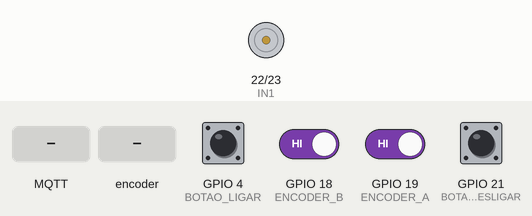
Recording of a sketch running on a simulated ESP32. On the bench: motor-driver pin pairs drawn as motors (green arrow = first pin HIGH = forward, orange = second pin HIGH = backward, longer = more drive, scaled by the enable pin). The inputs (shaded band) are chosen by the test bench; at power-on: GPIO 4 (BOTAO_LIGAR), GPIO 18 (ENCODER_B), GPIO 19 (ENCODER_A), GPIO 21 (BOTAO_DESLIGAR) HIGH. WiFi joins after 1.5 s; servers stay silent unless stated; no MQTT or app messages arrive unless stated; what the sketch prints to the serial monitor is not drawn.

Above: at 2.7 s.
2.8 s: GPIO 4 (BOTAO_LIGAR) pulled LOW for 0.15 s
4.4 s: MQTT message "5" arrives on the second subscribed topic
At 5.43 s:
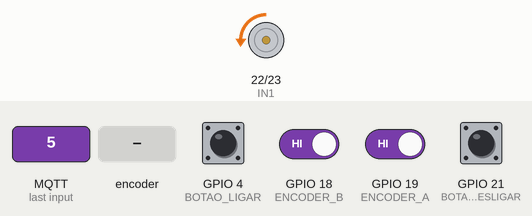
7.4 s: GPIO 21 (BOTAO_DESLIGAR) pulled LOW for 0.15 s
9.0 s: MQTT message "true" arrives on the first subscribed topic
At 11.14 s:
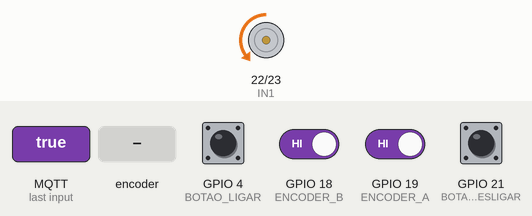
12.0 s: rotary encoder on GPIO 19 (ENCODER_A) / GPIO 18 (ENCODER_B) turned 1 step (first pin leading)
At 12.5 s:
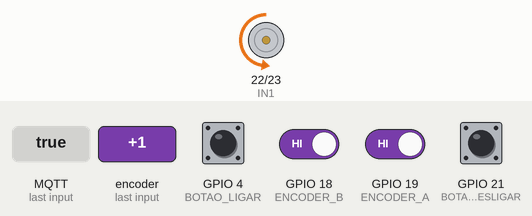
15.0 s: MQTT message "false" arrives on the first subscribed topic
Timing chart, 0 to 17.5 s (numbered marks = the images above; inputs shaded):
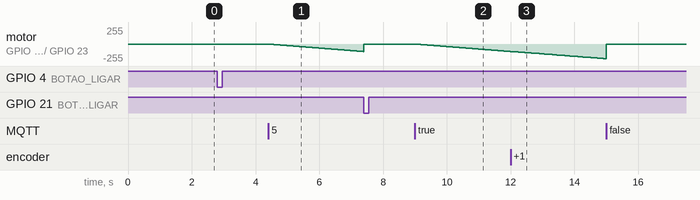

Measured:
- after the input at 2.8 s, every drawn part: stays the same
- after the input at 4.4 s, motor on GPIO 22 (IN1) / GPIO 23 (IN2): moves from stopped to backward 113/255 over 3.0 s, starting at once
- after the input at 9.0 s, motor on GPIO 22 (IN1) / GPIO 23 (IN2): moves from stopped to backward 113/255 over 3.0 s, starting at once

The sketch:

Implementacao_ControlePID_MQTT.ino
```cpp
/*
  ============================================================================
  PROJETO DE TCC – SISTEMA DE CONTROLE DE VELOCIDADE PARA MOTOR DC
  ============================================================================
  Autores: Carlos Henrique Sibaldo Torres de Lira
           João Paulo Sibaldo Torres de Lira
  Curso: Bacharelado em Engenharia de Controle e Automação
  Descrição: Este código implementa um sistema embarcado baseado na ESP32
             para controle de velocidade de um motor DC utilizando um
             controlador PID com anti-windup e filtro derivativo. O sistema
             também realiza a aquisição de dados via encoder em quadratura
             e comunicação com um supervisório via protocolo MQTT.
*/

#include <WiFi.h>
#include <PubSubClient.h>

// ========== CONFIGURAÇÕES DO ENCODER ==========
#define ENCODER_A 19
#define ENCODER_B 18
#define PPR 11                           // Pulsos por rotação do encoder
#define GEAR_RATIO 45.0                  // Relação de redução do motorredutor
#define PPR_TOTAL (PPR * GEAR_RATIO * 4) // Total de pulsos considerando quadratura completa

volatile long contagemPulsos = 0;
volatile bool ultimoEstadoA = 0;
volatile bool ultimoEstadoB = 0;
unsigned long tempoAnterior = 0;
float rpm_motor = 0;
float rpm_saida = 0;

// Tempo acumulado (em centésimos de segundo)
unsigned long tempoAcumulado = 0;        // Tempo acumulado de operação

// ========== CONFIGURAÇÕES DO WIFI ==========
const char *ssid = "EDIJANIO_VLINK FBIRA";
const char *senha = "jano@7564";

// ========== CONFIGURAÇÕES DE MQTT ==========
const char *broker_mqtt = "192.168.0.104";
const int porta_mqtt = 1883;
WiFiClient espClient;
PubSubClient client(espClient);

// ========== CONFIGURAÇÕES DO MOTOR ==========
#define IN1 22
#define IN2 23
#define PWM_PIN 32
int duty_pwm = 0;

// ========== CONTROLE PID COM FILTRO DERIVATIVO E ANTI-WINDUP ==========
float Kp = 0.467;         // Ganho proporcional
float Ki = 0.467/0.0627;    // Ganho integral
float Kd = 0.467*0.00948;   // Ganho derivativo
float alpha = 0.125;        // Coeficiente do filtro derivativo
float Td = 0.00948;         // Constante de tempo derivativa
float Tt = 0.0244;           // Constante de tempo para anti-windup
float T = 0.05;           // Período de amostragem (50 ms)
float setpoint = 0.0;     // Inicializa o setpoint

// Variáveis de estado do controlador PID
float erro_anterior = 0.0;
float I_anterior = 0.0;   // Termo integral anterior
float d_anterior = 0.0;   // Termo derivativo filtrado anterior
float es = 0.0;  // Erro de saturação
float es_anterior = 0.0;  // Erro de saturação anterior
float saida_pwm = 0.0;

// Coeficientes pré-calculados para o termo derivativo
float A = 0.0;
float B = 0.0;

// Limites de saturação
float u_min = 0.0;
float u_max = 255.0;

// ========== BOTÕES FÍSICOS DE CONTROLE ==========
#define BOTAO_LIGAR 4
#define BOTAO_DESLIGAR 21

bool estadoMQTT = false;
bool estadoFisico = false;
bool motorLigado = false;

// ========================== IMPORTANTE ==========================
// Os botões físicos de ligar e desligar foram incluídos no código
// por questões de robustez e possíveis expansões do projeto,
// porém, nesta aplicação prática, o motor é controlado **exclusivamente**
// via supervisórios (local - Node-RED / remoto - Firebase).
// A estrutura dos botões permanece como base para trabalhos futuros.
// ================================================================

// Variáveis para debounce dos botões físicos
unsigned long debounceDelay = 50;
unsigned long ultimoTempoLigar = 0;
unsigned long ultimoTempoDesligar = 0;
int estadoAnteriorLigar = HIGH;
int estadoAnteriorDesligar = HIGH;


// ========== FUNÇÃO DE INICIALIZAÇÃO DO MOTOR ==========
void iniciar_motor() {
  pinMode(IN1, OUTPUT);
  pinMode(IN2, OUTPUT);
  digitalWrite(IN1, LOW);
  digitalWrite(IN2, HIGH);

  bool sucesso = ledcAttach(PWM_PIN, 1000, 8);
  if (!sucesso) {
    Serial.println("Erro ao configurar PWM!");
    while (true);
  }

  ledcWrite(PWM_PIN, 0);
}

// ========== FUNÇÃO PARA INICIAR OS BOTÕES ==========
void iniciar_botoes() {
  pinMode(BOTAO_LIGAR, INPUT_PULLUP);
  pinMode(BOTAO_DESLIGAR, INPUT_PULLUP);
}

// ========== INTERRUPÇÕES DO ENCODER (QUADRATURA OTIMIZADA) ==========
void IRAM_ATTR lerEncoder() {
  // Leitura rápida dos estados atuais
  bool estadoA = digitalRead(ENCODER_A);
  bool estadoB = digitalRead(ENCODER_B);

  // Tabela de estados para quadratura (mais eficiente)
  // Combinação dos estados: (ultimoA << 1) | ultimoB para estado anterior
  // (estadoA << 1) | estadoB para estado atual
  int estadoAnterior = (ultimoEstadoA << 1) | ultimoEstadoB;
  int estadoAtual = (estadoA << 1) | estadoB;

  // Tabela de lookup para incremento/decremento baseada na transição
  // Sequência horária: 00 -> 01 -> 11 -> 10 -> 00
  // Sequência anti-horária: 00 -> 10 -> 11 -> 01 -> 00
  static const int8_t tabelaQuadratura[16] = {
    0,  1, -1,  0,   // Estado anterior: 00
   -1,  0,  0,  1,   // Estado anterior: 01
    1,  0,  0, -1,   // Estado anterior: 10
    0, -1,  1,  0    // Estado anterior: 11
  };

  // Incrementa/decrementa baseado na transição
  contagemPulsos += tabelaQuadratura[estadoAnterior * 4 + estadoAtual];

  // Atualiza estados anteriores
  ultimoEstadoA = estadoA;
  ultimoEstadoB = estadoB;
}

// ========== INICIALIZAÇÃO DA SERIAL E ENCODER ==========
void iniciar_serial() {
  Serial.begin(115200);

  // Configuração dos pinos do encoder
  pinMode(ENCODER_A, INPUT_PULLUP);
  pinMode(ENCODER_B, INPUT_PULLUP);

  // Leitura inicial dos estados
  ultimoEstadoA = digitalRead(ENCODER_A);
  ultimoEstadoB = digitalRead(ENCODER_B);

  // Configuração das interrupções para ambos os canais (qualquer mudança)
  attachInterrupt(digitalPinToInterrupt(ENCODER_A), lerEncoder, CHANGE);
  attachInterrupt(digitalPinToInterrupt(ENCODER_B), lerEncoder, CHANGE);
}

// ========== INICIALIZAÇÃO DO CONTROLADOR PID ==========
void iniciar_pid() {
  // Pré-cálculo dos coeficientes para o termo derivativo
  A = Kd / (alpha * Td + T/2);
  B = (T/2 - alpha * Td) / (alpha * Td + T/2);

  // Inicializa variáveis de estado do PID
  erro_anterior = 0.0;
  I_anterior = 0.0;
  d_anterior = 0.0;
  es = 0.0;
  es_anterior = 0.0;
}

// ========== INICIALIZAÇÃO DO WIFI ==========
void iniciar_wifi() {
  WiFi.begin(ssid, senha);
  Serial.println("Conectando ao WiFi...");
  while (WiFi.status() != WL_CONNECTED) {
    delay(100);
    Serial.print(".");
  }
  Serial.println("\nConectado!");
  Serial.print("IP da ESP32: ");
  Serial.println(WiFi.localIP());
}

// ========== INICIALIZAÇÃO DO CLIENTE MQTT ==========
void iniciar_mqtt() {
  client.setServer(broker_mqtt, porta_mqtt);  // Configura o broker MQTT
  client.setCallback(callback_mqtt);          // Define a função de callback para recebimento de mensagens
  while (!client.connected()) {               // Conecta ao broker MQTT
    String client_id = "esp32-client-" + String(WiFi.macAddress());
    Serial.print("Conectando ao broker MQTT... ");
    if (client.connect(client_id.c_str())) {
      Serial.println("Conectado ao broker!");
      client.subscribe("IFPBCajazeiras/usuario01/acionamento");  // Assina o tópico "IFPBCajazeiras/usuario01/acionamento" para controle do motor
      client.subscribe("IFPBCajazeiras/usuario01/setpoint");  // Assina o novo tópico para IFPBCajazeiras/usuario01/setpoint
    } else {
      Serial.print("Falha, código: ");
      Serial.println(client.state());
      delay(2000);  // Espera 2 segundos antes de tentar novamente
    }
  }
}

// ========== FUNÇÃO DE CALLBACK PARA MENSAGENS MQTT ==========
void callback_mqtt(char *topico, byte *mensagem, unsigned int comprimento) {
  String conteudo = "";
  for (int i = 0; i < comprimento; i++) {
    conteudo += (char)mensagem[i];  // Converte a mensagem recebida para string
  }

  if (String(topico) == "IFPBCajazeiras/usuario01/acionamento") {
    // Controle de acionamento do motor via MQTT
    if (conteudo == "true") {
      estadoMQTT = true;  // Ativa o controle via MQTT
      Serial.println("Node-RED: LIGAR");
    } else if (conteudo == "false") {
      estadoMQTT = false;  // Desativa o controle via MQTT
      Serial.println("Node-RED: DESLIGAR");
    }
  } else if (String(topico) == "IFPBCajazeiras/usuario01/setpoint") {
    // Atualiza o setpoint com a mensagem recebida via MQTT
    setpoint = conteudo.toFloat();  // Converte a string recebida para um valor float
    Serial.print("Novo setpoint recebido: ");
    Serial.println(setpoint);  // Exibe o novo setpoint no Serial Monitor
  }
}

// ========== VERIFICAÇÃO DOS BOTÕES FÍSICOS COM DEBOUNCE ==========
void verificar_botoes() {
  int leituraLigar = digitalRead(BOTAO_LIGAR);
  int leituraDesligar = digitalRead(BOTAO_DESLIGAR);

  if (estadoAnteriorLigar == HIGH && leituraLigar == LOW && millis() - ultimoTempoLigar > debounceDelay) {
    estadoFisico = true;
    Serial.println("Botão físico LIGAR pressionado");
    ultimoTempoLigar = millis();
  }

  if (estadoAnteriorDesligar == HIGH && leituraDesligar == LOW && millis() - ultimoTempoDesligar > debounceDelay) {
    estadoFisico = false;
    Serial.println("Botão físico DESLIGAR pressionado");
    ultimoTempoDesligar = millis();
  }

  estadoAnteriorLigar = leituraLigar;
  estadoAnteriorDesligar = leituraDesligar;
}

// ========== ATUALIZAÇÃO DO PWM COM PID, ANTI-WINDUP E FILTRO DERIVATIVO ==========
void atualizar_pwm_pid() {
  // Erro atual
  float erro = setpoint - rpm_saida;

  // 1. Termo proporcional
  float P = Kp * erro;

  // 2. Termo integral com anti-windup
  float I = I_anterior + (T/2)* Ki * (erro + erro_anterior) + (T / (2*Tt)) * (es + es_anterior);

  // 3. Termo derivativo com filtro
  float d = A * (erro - erro_anterior) - B * d_anterior;

  // 4. Soma dos termos para obter a saída do controlador
  float u = P + I + d;

  // 5. Implementação da saturação
  float u_sat = u;
  if (u > u_max) {
    u_sat = u_max;
  } else if (u < u_min) {
    u_sat = u_min;
  }

  // 6. Cálculo do erro de saturação para anti-windup
  es_anterior = es;
  es = u_sat - u;

  // 7. Atualização das variáveis de estado para a próxima iteração
  erro_anterior = erro;
  I_anterior = I;
  d_anterior = d;

  // Envia erro para visualização remota
  String mensagemErro = String(erro);
  char msgErroChar[20];
  mensagemErro.toCharArray(msgErroChar, 20);
  client.publish("IFPBCajazeiras/usuario01/erro", msgErroChar);

  // Aplica a saída saturada no PWM
  saida_pwm = u_sat;
  ledcWrite(PWM_PIN, (int)saida_pwm);

  // Depuração serial
  Serial.print("SP:");
  Serial.print(setpoint);
  Serial.print(" RPM:");
  Serial.print(rpm_saida);
  Serial.print(" Erro:");
  Serial.print(erro);
  Serial.print(" P:");
  Serial.print(P);
  Serial.print(" I:");
  Serial.print(I);
  Serial.print(" D:");
  Serial.print(d);
  Serial.print(" PWM:");
  Serial.println((int)saida_pwm);
}

// ========== CÁLCULO E PUBLICAÇÃO DA VELOCIDADE EM RPM ==========
void atualizar_rpm() {
  unsigned long tempoAtual = millis();
  if (tempoAtual - tempoAnterior >= 50) {
    tempoAnterior = tempoAtual;

    float fator_calibracao = 1.0;
    // Cálculo de RPM com quadratura completa (4x resolução)
    float rpm_calc = (abs(contagemPulsos) / (float)(PPR * 4)) * 1200.0 * fator_calibracao;
    contagemPulsos = 0;

    if (motorLigado) {
      rpm_motor = rpm_calc;
      rpm_saida = rpm_motor / GEAR_RATIO;
      tempoAcumulado += 5;
    } else {
      rpm_motor = 0;
      rpm_saida = 0;
      tempoAcumulado = 0;
    }

    // Publica MQTT
    String mensagem = String(rpm_saida);
    char msgChar[20];
    mensagem.toCharArray(msgChar, 20);
    client.publish("IFPBCajazeiras/usuario01/velocidade", msgChar);

    String tempoMsg = String(tempoAcumulado / 100.0, 2);
    char tempoChar[20];
    tempoMsg.toCharArray(tempoChar, 20);
    client.publish("IFPBCajazeiras/usuario01/Time", tempoChar);

    // Aplica controle PID
    if (motorLigado) {
      atualizar_pwm_pid();
    }
  }
}

// ========== FUNÇÃO DE CONFIGURAÇÃO INICIAL ==========
void setup() {
  iniciar_serial();
  iniciar_wifi();
  iniciar_mqtt();
  iniciar_motor();
  iniciar_botoes();
  iniciar_pid();  // Inicializa os parâmetros do PID
}

// ========== LOOP PRINCIPAL DO SISTEMA ==========
void loop() {
  client.loop();
  verificar_botoes();

  motorLigado = estadoMQTT || estadoFisico;

  if (!motorLigado) {
    ledcWrite(PWM_PIN, 0);

    // Resetar as variáveis do controlador PID quando o motor estiver desligado
    erro_anterior = 0.0;
    I_anterior = 0.0;
    d_anterior = 0.0;
    es = 0.0;
    es_anterior = 0.0;
  }

  atualizar_rpm();
}
```
